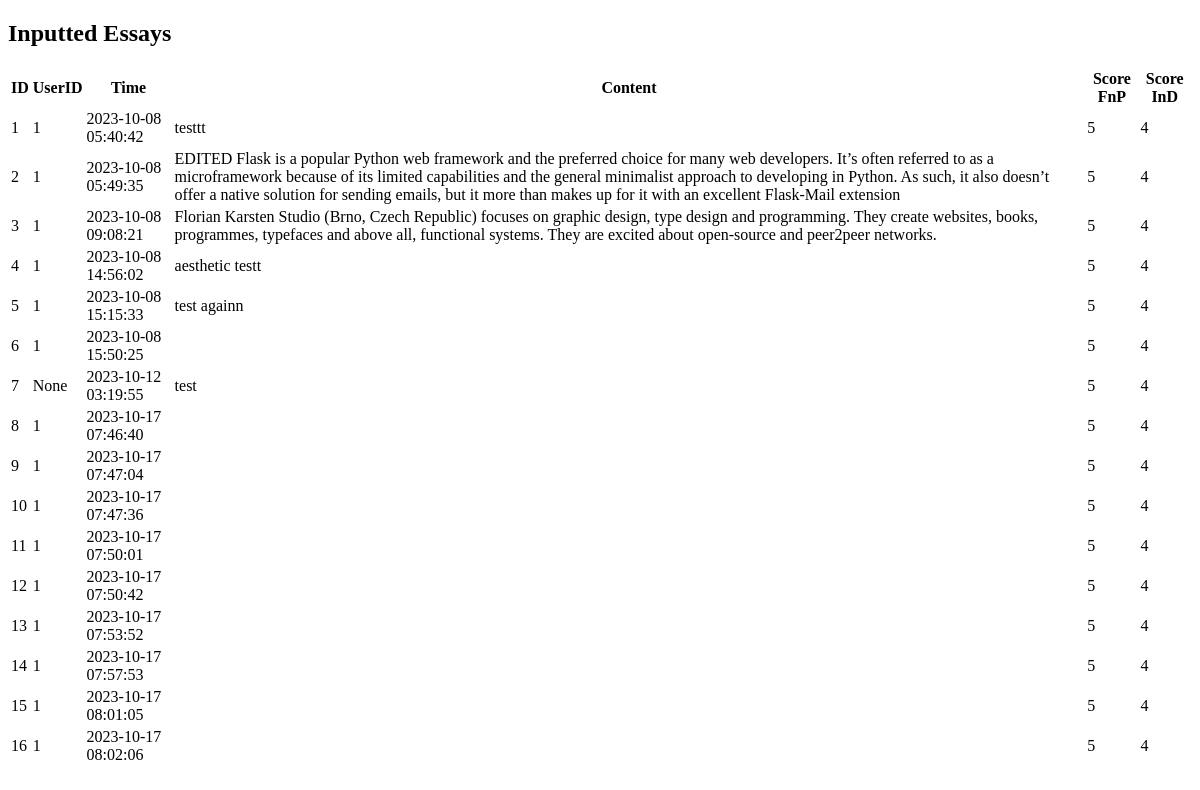
The app's page /printEssay, older data.
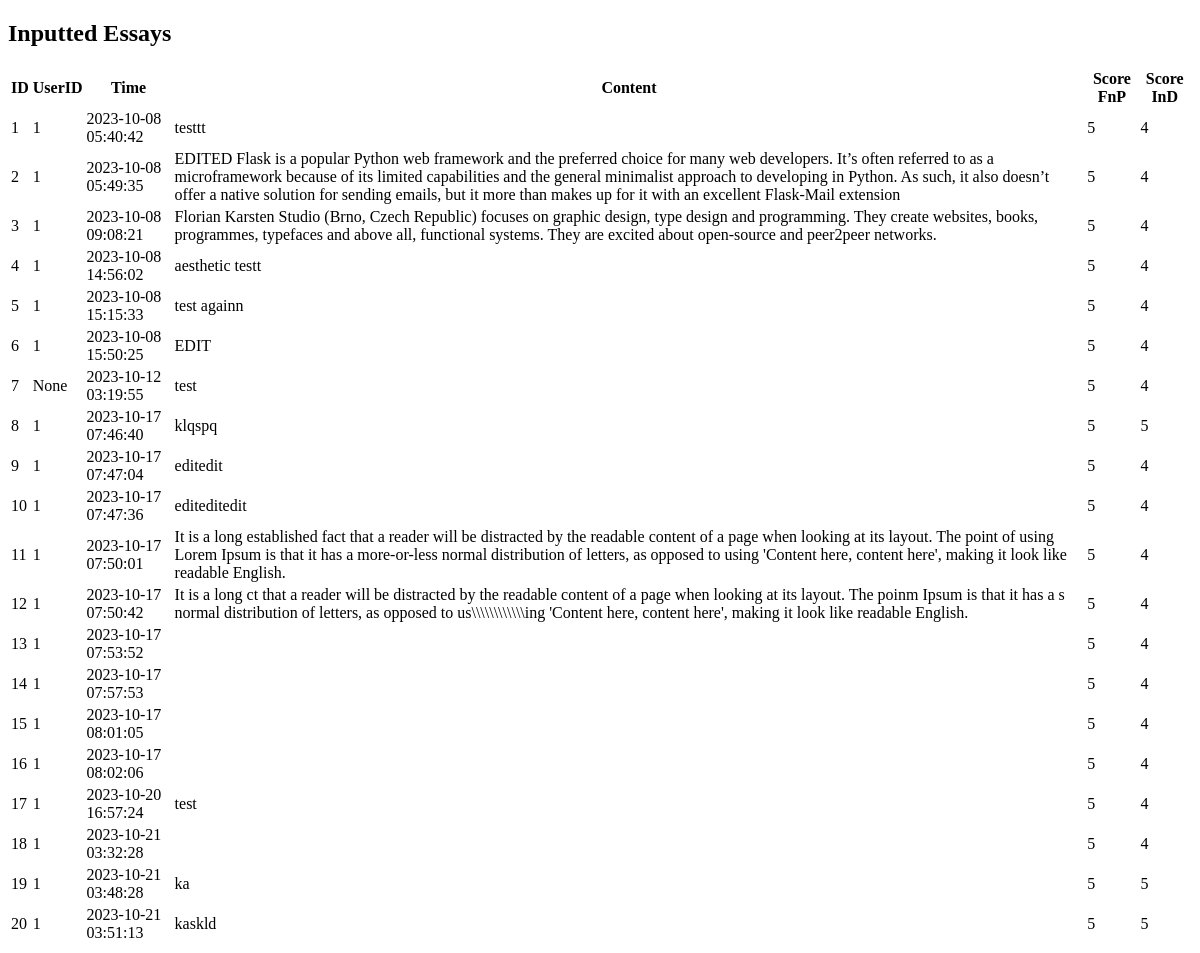
The same page, newer data.
### tables this page shows
CREATE TABLE essay (
    id INTEGER PRIMARY KEY AUTOINCREMENT,
    userId INTEGER, 
    created TIMESTAMP NOT NULL DEFAULT CURRENT_TIMESTAMP,
    content TEXT NOT NULL,
	scoreFocusnPurpose INTEGER NOT NULL,
	ideasnDevelopment INTEGER NOT NULL,
    FOREIGN KEY (userId) REFERENCES user(id)
);

### Main.py (the view)
@app.route("/printEssay")
def printEssay():
    article = Article()
    data = article.getAll2()
    return render_template("printEssay.html", essays=data)

### Models/Article.py (called while the page is built)
    def getAll2(self):
        self.data = []
        data = self.conn.execute("SELECT * FROM essay").fetchall()
        self.conn.close()
        return data

### templates/printEssay.html (shortened to what this page needs)
<!DOCTYPE html>
<html>
<head>
</head>
<body>
    <h2>Inputted Essays</h2>
    <table>
        <thead>
            <tr>
                <th>ID</th>
                <th>UserID</th>
                <th>Time</th>
                <th>Content</th>
                <th>Score FnP</th>
                <th>Score InD</th>
            </tr>
        </thead>
        <tbody>
            {% for essay in essays %}
                <tr>
                    <td>{{ essay[0] }}</td>
                    <td>{{ essay[1] }}</td>
                    <td>{{ essay[2] }}</td>
                    <td>{{ essay[3] }}</td>
                    <td>{{ essay[4] }}</td>
                    <td>{{ essay[5] }}</td>
                </tr>
            {% endfor %}
        </tbody>
    </table>
</body>
</html>

Row changes from the older to the newer data that the page shows:
changed essay id 6: content (not shown) → "EDIT"
changed essay id 8: content (not shown) → "klqspq"; ideasnDevelopment "4" → "5"
changed essay id 9: content (not shown) → "editedit"
changed essay id 10: content (not shown) → "editeditedit"
changed essay id 11: content (not shown) → "It is a long established fact that a reader will be distracted by the readable content of a page when looking at its layout. The point of using Lorem Ipsum is that it has a more-or-less normal distribution of letters, as opposed to using 'Content here, content here', making it look like readable English."
changed essay id 12: content (not shown) → "It is a long ct that a reader will be distracted by the readable content of a page when looking at its layout. The poinm Ipsum is that it has a s normal distribution of letters, as opposed to us\\\\\\\\\\\\\\\\\\\\\\\\ing 'Content here, content here', making it look like readable English."
added essay: id "17", userId "1", created "2023-10-20 16:57:24", content "test", scoreFocusnPurpose "5", ideasnDevelopment "4"
added essay: id "18", userId "1", created "2023-10-21 03:32:28", scoreFocusnPurpose "5", ideasnDevelopment "4"
added essay: id "19", userId "1", created "2023-10-21 03:48:28", content "ka", scoreFocusnPurpose "5", ideasnDevelopment "5"
added essay: id "20", userId "1", created "2023-10-21 03:51:13", content "kaskld", scoreFocusnPurpose "5", ideasnDevelopment "5"
